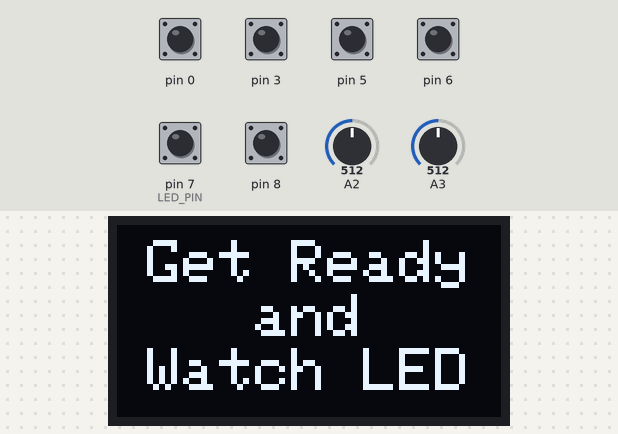
A sketch run on a simulated Arduino Uno, built with avr-gcc and run on an emulated ATmega328P. On the bench: 128×64 one-colour display. The inputs (shaded band) are chosen by the test bench; at power-on: pin 0, pin 3, pin 5, pin 6, pin 7 (LED_PIN), pin 8 HIGH, A2 = 512, A3 = 512. Random numbers use the default seed unless the sketch sets one.

Above: at 2.2 s.
5.0 s: pin 0 pulled LOW for 1 s
At 5.13 s:
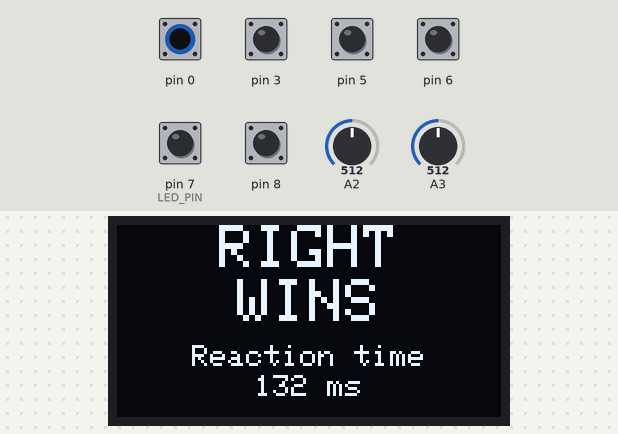
At 7.2 s:
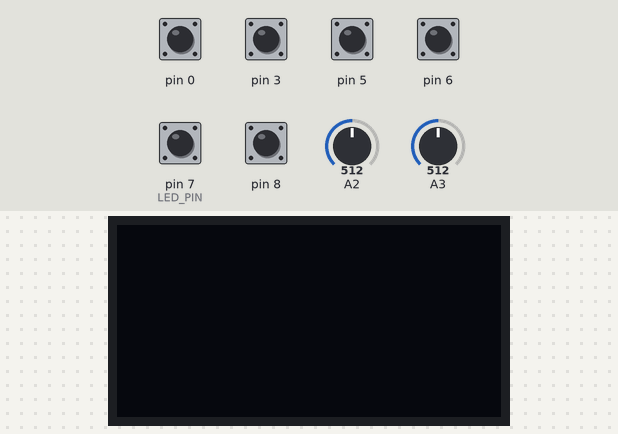
Timing chart, 0 to 8.7 s (numbered marks = the images above; inputs shaded):
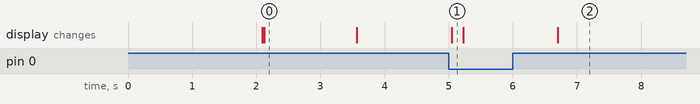

The sketch:

reflexes.ino
```cpp
#include <Adafruit_SH1106.h>

Adafruit_SH1106 display(4);

#include "config.h"
#include "display.h"
#include "buttons.h"

bool led_on = false;
WIN winner = WIN_NONE;

uint32_t reaction_time;
bool key;
void Draw()
{
    switch (game_state)
    {
    case STATE_MENU:
        digitalWrite(LED_PIN, led_on ? HIGH : LOW);
        PrintCenter(F("Get Ready"), 5, 2);
        PrintCenter(F("and"), 23, 2);
        PrintCenter(F("Watch LED"), 41, 2);
        break;
    case STATE_PLAY:
        digitalWrite(LED_PIN, led_on ? HIGH : LOW);
        break;
    case STATE_GAMEOVER:
        digitalWrite(LED_PIN, led_on ? HIGH : LOW);
        switch (winner)
        {
        case WIN_TIE:
            PrintCenter(F("TIE"), 9, 2);
            break;
        case WIN_LEFT:
            PrintCenter(F("LEFT"), 0, 2);
            PrintCenter(F("WINS"), 18, 2);
            break;
        case WIN_RIGHT:
            PrintCenter(F("RIGHT"), 0, 2);
            PrintCenter(F("WINS"), 18, 2);
            break;
        }
        PrintCenter(F("Reaction time"), 40, 1);
        PrintCenter(String(reaction_time) + String(" ms"), 50, 1);
        break;
    }
}

void GameStep()
{
    static uint8_t start_timer = 0;
    switch (game_state)
    {
    case STATE_MENU:
        if (start_timer > 50)
        {
            start_timer = 0;
            game_state = STATE_PLAY;
        }
        start_timer++;
        break;
    case STATE_GAMEOVER:
        if (key_code & KEY_B || key)
            game_state = STATE_MENU;
        break;
    case STATE_PLAY:
        static uint32_t start_millis;
        if (!led_on)
        {
            if (random(100) == 1)
            {
                led_on = true;
                start_millis = millis();
            }
            if (key_code & KEY_B || key)
                game_state = STATE_MENU;
        }
        else
        {
            if (key_code & KEY_B && key)
                winner = WIN_TIE;
            else if (key_code & KEY_B)
                winner = WIN_LEFT;
            else if (key)
                winner = WIN_RIGHT;

            if (key_code & KEY_B || key)
            {
                reaction_time = millis() - start_millis;
                randomSeed(reaction_time);
                led_on = false;
                game_state = STATE_GAMEOVER;
            }
        }
        break;
    }
}

void setup()
{
    DisplaySetup();
    ButtonsSetup();
    DrawLogo(F("Reaction"), 2000);
    pinMode(0, INPUT_PULLUP);
    game_state = STATE_MENU;
}

void loop()
{
    static uint8_t slow_key = 0;
    key = false;

    if (slow_key < 5)
        slow_key++;
    else if (!digitalRead(0))
    {
        key = true;
        slow_key = 0;
    }
    ControlStep(5);
    GameStep();
    Draw();
    display.display();
    display.clearDisplay();
}
```

config.h
```cpp
#define LED_PIN 7

enum WIN
{
    WIN_NONE,
    WIN_LEFT,
    WIN_RIGHT,
    WIN_TIE
};
```

Measured:
- after the input at 5.0 s, the display: changes after 0.05 s (image 1)
- what the display in image 0 shows lasts 1.5 s, from 2.1 s to 3.6 s
